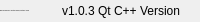
              <widget class="QFrame" name="bottomBar">
               <property name="minimumSize">
                <size>
                 <width>0</width>
                 <height>22</height>
                </size>
               </property>
               <property name="maximumSize">
                <size>
                 <width>16777215</width>
                 <height>22</height>
                </size>
               </property>
               <property name="frameShape">
                <enum>QFrame::NoFrame</enum>
               </property>
               <property name="frameShadow">
                <enum>QFrame::Raised</enum>
               </property>
               <layout class="QHBoxLayout" name="horizontalLayout_5">
                <property name="spacing">
                 <number>0</number>
                </property>
                <property name="leftMargin">
                 <number>0</number>
                </property>
                <property name="topMargin">
                 <number>0</number>
                </property>
                <property name="rightMargin">
                 <number>0</number>
                </property>
                <property name="bottomMargin">
                 <number>0</number>
                </property>
                <item>
                 <widget class="QLabel" name="creditsLabel">
                  <property name="maximumSize">
                   <size>
                    <width>16777215</width>
                    <height>16</height>
                   </size>
                  </property>
                  <property name="font">
                   <font>
                    <pointsize>-1</pointsize>
                    <italic>false</italic>
                    <bold>false</bold>
                   </font>
                  </property>
                  <property name="text">
                   <string>Based on Wanderson M. Pimenta'PyDracula, recreated by AlpHerk</string>
                  </property>
                  <property name="alignment">
                   <set>Qt::AlignLeading|Qt::AlignLeft|Qt::AlignVCenter</set>
                  </property>
                 </widget>
                </item>
                <item>
                 <widget class="QLabel" name="version">
                  <property name="text">
                   <string>v1.0.3 Qt C++ Version</string>
                  </property>
                  <property name="alignment">
                   <set>Qt::AlignRight|Qt::AlignTrailing|Qt::AlignVCenter</set>
                  </property>
                 </widget>
                </item>
                <item>
                 <widget class="QFrame" name="frame_size_grip">
                  <property name="minimumSize">
                   <size>
                    <width>20</width>
                    <height>0</height>
                   </size>
                  </property>
                  <property name="maximumSize">
                   <size>
                    <width>20</width>
                    <height>16777215</height>
                   </size>
                  </property>
                  <property name="frameShape">
                   <enum>QFrame::NoFrame</enum>
                  </property>
                  <property name="frameShadow">
                   <enum>QFrame::Raised</enum>
                  </property>
                 </widget>
                </item>
               </layout>
              </widget>
